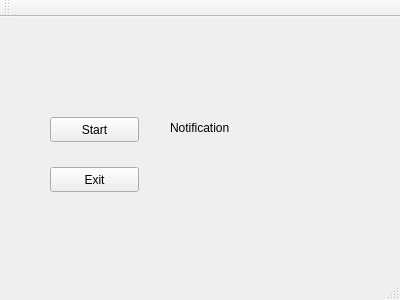
<?xml version="1.0" encoding="UTF-8"?>
<ui version="4.0">
 <class>MainWindow</class>
 <widget class="QMainWindow" name="MainWindow">
  <property name="geometry">
   <rect>
    <x>0</x>
    <y>0</y>
    <width>400</width>
    <height>300</height>
   </rect>
  </property>
  <property name="windowTitle">
   <string>MainWindow</string>
  </property>
  <widget class="QWidget" name="centralWidget">
   <widget class="QPushButton" name="pbStart">
    <property name="geometry">
     <rect>
      <x>50</x>
      <y>100</y>
      <width>89</width>
      <height>25</height>
     </rect>
    </property>
    <property name="text">
     <string>Start</string>
    </property>
   </widget>
   <widget class="QLabel" name="lb1">
    <property name="geometry">
     <rect>
      <x>170</x>
      <y>100</y>
      <width>81</width>
      <height>21</height>
     </rect>
    </property>
    <property name="text">
     <string>Notification</string>
    </property>
   </widget>
   <widget class="QPushButton" name="pbExit">
    <property name="geometry">
     <rect>
      <x>50</x>
      <y>150</y>
      <width>89</width>
      <height>25</height>
     </rect>
    </property>
    <property name="text">
     <string>Exit</string>
    </property>
   </widget>
  </widget>
  <widget class="QMenuBar" name="menuBar">
   <property name="geometry">
    <rect>
     <x>0</x>
     <y>0</y>
     <width>400</width>
     <height>22</height>
    </rect>
   </property>
  </widget>
  <widget class="QToolBar" name="mainToolBar">
   <attribute name="toolBarArea">
    <enum>TopToolBarArea</enum>
   </attribute>
   <attribute name="toolBarBreak">
    <bool>false</bool>
   </attribute>
  </widget>
  <widget class="QStatusBar" name="statusBar"/>
 </widget>
 <layoutdefault spacing="6" margin="11"/>
 <resources/>
 <connections/>
</ui>
